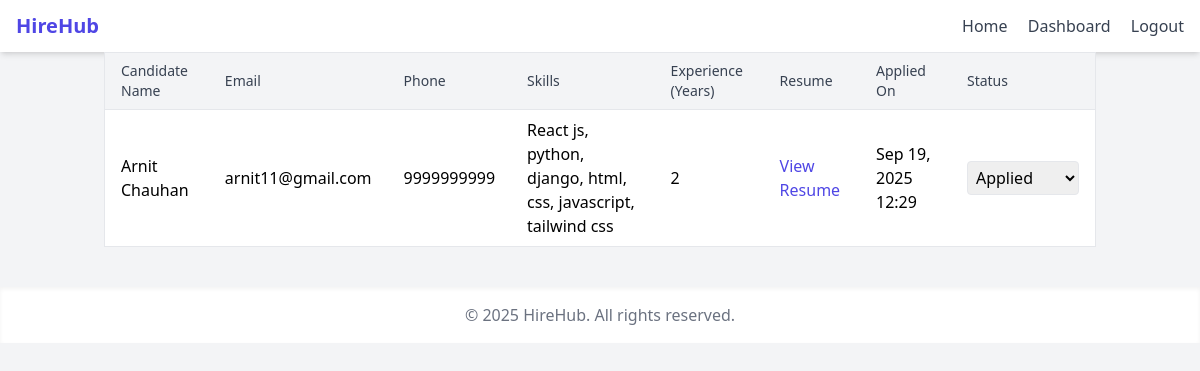
/recruiter/jobs/10/applicants/ (signed in), run on the app's committed database.
### users/models.py (models this page shows, shortened)
class JobApplication(models.Model):
    STATUS_CHOICES = [
        ("Applied", "Applied"),
        ("Seen", "Seen"),
        ("Shortlisted", "Shortlisted"),
        ("Rejected", "Rejected"),
        ("Selected", "Selected"),
    ]
    job = models.ForeignKey(Job, on_delete=models.CASCADE, related_name="applications")
    candidate = models.ForeignKey(User, on_delete= models.CASCADE)
    applied_at = models.DateTimeField(auto_now_add=True)
    cover_letter = models.TextField(blank=True, null=True)
    status = models.CharField(max_length=20, choices=STATUS_CHOICES, default="applied")
    class Meta:
        unique_together = ("job", "candidate")

class CandidateProfile(models.Model):
    user = models.OneToOneField(User, on_delete= models.CASCADE)
    full_name = models.CharField(max_length=100)
    phone_number = models.CharField(max_length=10)
    resume = models.FileField(upload_to='resumes/')
    skills = models.TextField(max_length=400)
    experience = models.PositiveIntegerField(default= 0)

class User(AbstractUser):
    ROLE_CHOICES = (
        ('J', "Job Seeker"),
        ('R', "Recruiter")
    )
    role = models.CharField(max_length=20, choices= ROLE_CHOICES)
    def is_candidate(self):
        return self.role == "J"
    def is_recruiter(self):
        return self.role == "R"

### users/views.py (the view)
# urls.py: path('recruiter/jobs/<int:job_id>/applicants/', job_applicants, name='job_applicants'),
@login_required
def job_applicants(request, job_id):
    job = get_object_or_404(Job, id=job_id, recruiter=request.user)
    applications = JobApplication.objects.filter(job=job).select_related("candidate", "candidate__candidateprofile")
    return render(request, "users/job_applicants.html", {"job": job, "applications": applications})

### users/templates/users/job_applicants.html (shortened to what this page needs)
{% extends "base.html" %}
{% block content %}
<div class="overflow-x-auto">
  <table class="min-w-full border border-gray-200 divide-y divide-gray-200">
    <thead class="bg-gray-100">
      <tr>
        <th class="px-4 py-2 text-left text-sm font-medium text-gray-700">Candidate Name</th>
        <th class="px-4 py-2 text-left text-sm font-medium text-gray-700">Email</th>
        <th class="px-4 py-2 text-left text-sm font-medium text-gray-700">Phone</th>
        <th class="px-4 py-2 text-left text-sm font-medium text-gray-700">Skills</th>
        <th class="px-4 py-2 text-left text-sm font-medium text-gray-700">Experience (Years)</th>
        <th class="px-4 py-2 text-left text-sm font-medium text-gray-700">Resume</th>
        <th class="px-4 py-2 text-left text-sm font-medium text-gray-700">Applied On</th>
        <th class="px-4 py-2 text-left text-sm font-medium text-gray-700">Status</th>
      </tr>
    </thead>
    <tbody class="bg-white divide-y divide-gray-200">
      {% for app in applications %}
      <tr class="whitespace-normal">
        <td class="px-4 py-2">{{ app.candidate.candidateprofile.full_name }}</td>
        <td class="px-4 py-2">{{ app.candidate.email }}</td>
        <td class="px-4 py-2">{{ app.candidate.candidateprofile.phone_number }}</td>
        <td class="px-4 py-2 break-words">{{ app.candidate.candidateprofile.skills }}</td>
        <td class="px-4 py-2">{{ app.candidate.candidateprofile.experience }}</td>
        <td class="px-4 py-2">
          {% if app.candidate.candidateprofile.resume %}
            <a href="{{ app.candidate.candidateprofile.resume.url}}" target="_blank" class="text-indigo-600 hover:underline">View Resume</a>
          {% else %}
            -
          {% endif %}
        </td>
        <td class="px-4 py-2">{{ app.applied_at|date:"M d, Y H:i" }}</td>
         <td class="px-4 py-2">
          <form method="post" action="{% url 'update_application_status' app.id %}">
            <select name="status" onchange="this.form.submit()" class="border rounded p-1">
              {% for value, label in app.STATUS_CHOICES %}
                <option value="{{ value }}" {% if app.status == value %}selected{% endif %}>
                  {{ label }}
                </option>
              {% endfor %}
            </select>
          </form>
        </td>
      </tr>
      {% endfor %}
    </tbody>
  </table>
</div>
{% endblock %}

### data on the page
JobApplication: candidate.candidateprofile.full_name "Arnit Chauhan", candidate.email "arnit11@gmail.com", candidate.candidateprofile.phone_number "9999999999", candidate.candidateprofile.skills "React js, python, django, html, css, javascript, tailwind css", candidate.candidateprofile.experience "2", applied_at "Sep 19, 2025 12:29", status "Applied"
